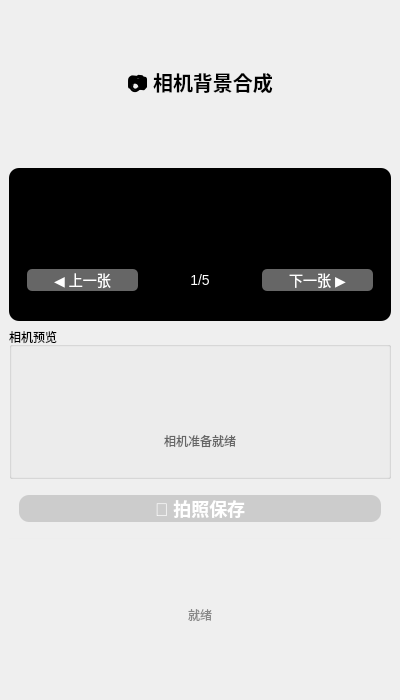
<?xml version="1.0" encoding="UTF-8"?>
<ui version="4.0">
<class>cmeraWindows</class>
<widget class="QMainWindow" name="cmeraWindows">
    <property name="geometry">
        <rect>
            <x>0</x>
            <y>0</y>
            <width>400</width>
            <height>700</height>
        </rect>
    </property>
    <property name="windowTitle">
        <string>相机背景合成</string>
    </property>

    <!-- 中央部件 -->
    <widget class="QWidget" name="centralWidget">
        <layout class="QVBoxLayout" name="mainLayout">
            <!-- 标题 -->
            <item>
                <widget class="QLabel" name="labelTitle">
                    <property name="text">
                        <string>📷 相机背景合成</string>
                    </property>
                    <property name="alignment">
                        <set>Qt::AlignCenter</set>
                    </property>
                    <property name="styleSheet">
                        <string notr="true">font-size: 20px; font-weight: bold; padding: 10px;</string>
                    </property>
                </widget>
            </item>

            <!-- 背景图片显示区域 -->
            <item>
                <widget class="QWidget" name="backgroundArea">
                    <property name="minimumHeight">
                        <number>400</number>
                    </property>
                    <property name="styleSheet">
                        <string notr="true">background-color: #000000; border-radius: 10px;</string>
                    </property>
                    <layout class="QVBoxLayout" name="backgroundLayout">
                        <!-- 背景图片显示 -->
                        <item>
                            <widget class="QLabel" name="labelBackground">
                                <property name="alignment">
                                    <set>Qt::AlignCenter</set>
                                </property>
                                <property name="minimumHeight">
                                    <number>350</number>
                                </property>
                                <property name="styleSheet">
                                    <string notr="true">border: none;</string>
                                </property>
                                <property name="text">
                                    <string>背景图片预览</string>
                                </property>
                            </widget>
                        </item>

                        <!-- 背景切换控制 -->
                        <item>
                            <widget class="QWidget" name="bgControlWidget">
                                <layout class="QHBoxLayout" name="bgControlLayout">
                                    <item>
                                        <widget class="QPushButton" name="btnPrevBg">
                                            <property name="text">
                                                <string>◀ 上一张</string>
                                            </property>
                                            <property name="minimumHeight">
                                                <number>40</number>
                                            </property>
                                            <property name="styleSheet">
                                                <string notr="true">
                                                    QPushButton {
                                                        background-color: #666666;
                                                        color: white;
                                                        border-radius: 5px;
                                                        font-size: 14px;
                                                    }
                                                    QPushButton:pressed {
                                                        background-color: #555555;
                                                    }
                                                </string>
                                            </property>
                                        </widget>
                                    </item>

                                    <item>
                                        <widget class="QLabel" name="labelBgIndex">
                                            <property name="text">
                                                <string>1/5</string>
                                            </property>
                                            <property name="alignment">
                                                <set>Qt::AlignCenter</set>
                                            </property>
                                            <property name="styleSheet">
                                                <string notr="true">color: white; font-size: 14px;</string>
                                            </property>
                                        </widget>
                                    </item>

                                    <item>
                                        <widget class="QPushButton" name="btnNextBg">
                                            <property name="text">
                                                <string>下一张 ▶</string>
                                            </property>
                                            <property name="minimumHeight">
                                                <number>40</number>
                                            </property>
                                            <property name="styleSheet">
                                                <string notr="true">
                                                    QPushButton {
                                                        background-color: #666666;
                                                        color: white;
                                                        border-radius: 5px;
                                                        font-size: 14px;
                                                    }
                                                    QPushButton:pressed {
                                                        background-color: #555555;
                                                    }
                                                </string>
                                            </property>
                                        </widget>
                                    </item>
                                </layout>
                            </widget>
                        </item>
                    </layout>
                </widget>
            </item>

            <!-- 相机预览区域（固定在底部） -->
            <item>
                <widget class="QGroupBox" name="groupBoxCamera">
                    <property name="title">
                        <string>相机预览</string>
                    </property>
                    <property name="minimumHeight">
                        <number>200</number>
                    </property>
                    <layout class="QVBoxLayout" name="cameraLayout">
                        <!-- 相机视图容器 -->
                        <item>
                            <widget class="QWidget" name="cameraContainer">
                                <layout class="QVBoxLayout" name="cameraContainerLayout">
                                    <!-- 相机视图将在这里动态添加 -->
                                </layout>
                            </widget>
                        </item>

                        <!-- 状态提示 -->
                        <item>
                            <widget class="QLabel" name="labelCameraStatus">
                                <property name="text">
                                    <string>相机准备就绪</string>
                                </property>
                                <property name="alignment">
                                    <set>Qt::AlignCenter</set>
                                </property>
                                <property name="styleSheet">
                                    <string notr="true">color: #666666; font-size: 12px; padding: 5px;</string>
                                </property>
                            </widget>
                        </item>
                    </layout>
                </widget>
            </item>

            <!-- 拍照按钮 -->
            <item>
                <widget class="QPushButton" name="btnCapture">
                    <property name="text">
                        <string>📸 拍照保存</string>
                    </property>
                    <property name="minimumHeight">
                        <number>60</number>
                    </property>
                    <property name="styleSheet">
                        <string notr="true">
                            QPushButton {
                                background-color: #FF3B30;
                                color: white;
                                border-radius: 10px;
                                font-size: 18px;
                                font-weight: bold;
                                margin: 10px;
                            }
                            QPushButton:pressed {
                                background-color: #E0281E;
                            }
                            QPushButton:disabled {
                                background-color: #cccccc;
                            }
                        </string>
                    </property>
                    <property name="enabled">
                        <bool>false</bool>
                    </property>
                </widget>
            </item>

            <!-- 状态栏 -->
            <item>
                <widget class="QLabel" name="labelStatus">
                    <property name="text">
                        <string>就绪</string>
                    </property>
                    <property name="alignment">
                        <set>Qt::AlignCenter</set>
                    </property>
                    <property name="styleSheet">
                        <string notr="true">color: #888888; font-size: 12px; padding: 5px; border-top: 1px solid #eeeeee;</string>
                    </property>
                </widget>
            </item>
        </layout>
    </widget>
</widget>
<resources/>
<connections/>
</ui>
